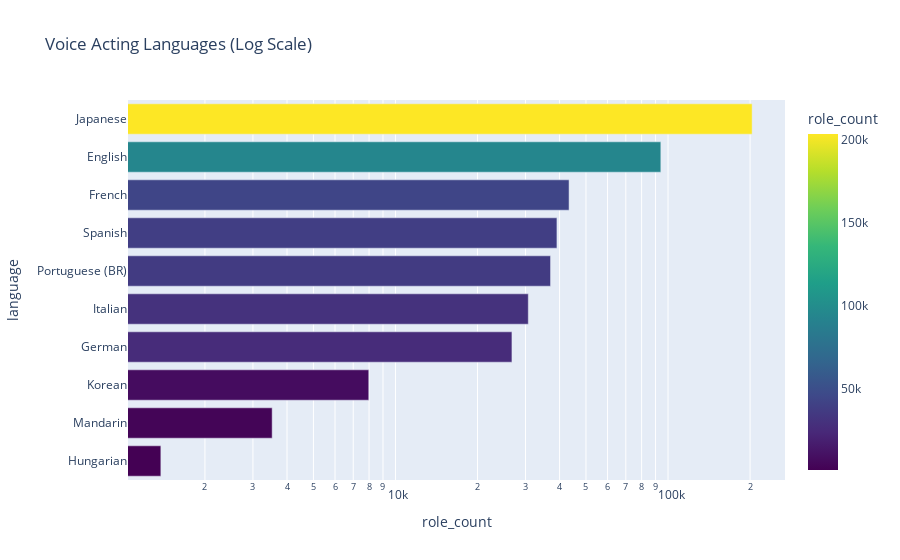

The code cell stored with this chart in its notebook:
### Markdown cell above
### Now let's check without the japanese, or using a logarithmic scale

### Code cell
fig = px.bar(
    lang_counts.head(10), 
    x='role_count',
    y='language',
    orientation='h',
    title='Voice Acting Languages (Log Scale)',
    color='role_count',
    color_continuous_scale='Viridis'
)

fig.update_layout(yaxis={'categoryorder':'total ascending'})
fig.update_xaxes(type='log')
fig.show()

### Figure 1 — Plotly figure (JSON) as saved in the notebook; plotly's stock layout.template omitted (floating-point values rounded to 4 significant figures)
{"data": [{"hovertemplate": "role_count=%{marker.color}<br>language=%{y}<extra></extra>", "legendgroup": "", "marker": {"color": [203519, 94094, 43340, 39119, 37064, 30712, 26750, 7981, 3529, 1378], "coloraxis": "coloraxis", "pattern": {"shape": ""}}, "name": "", "orientation": "h", "showlegend": false, "textposition": "auto", "type": "bar", "x": [203519, 94094, 43340, 39119, 37064, 30712, 26750, 7981, 3529, 1378], "xaxis": "x", "y": ["Japanese", "English", "French", "Spanish", "Portuguese (BR)", "Italian", "German", "Korean", "Mandarin", "Hungarian"], "yaxis": "y"}], "layout": {"barmode": "relative", "coloraxis": {"colorbar": {"title": {"text": "role_count"}}, "colorscale": [[0, "#440154"], [0.1111, "#482878"], [0.2222, "#3e4989"], [0.3333, "#31688e"], [0.4444, "#26828e"], [0.5556, "#1f9e89"], [0.6667, "#35b779"], [0.7778, "#6ece58"], [0.8889, "#b5de2b"], [1, "#fde725"]]}, "legend": {"tracegroupgap": 0}, "title": {"text": "Voice Acting Languages (Log Scale)"}, "xaxis": {"anchor": "y", "domain": [0, 1], "title": {"text": "role_count"}, "type": "log"}, "yaxis": {"anchor": "x", "categoryorder": "total ascending", "domain": [0, 1], "title": {"text": "language"}}}}
